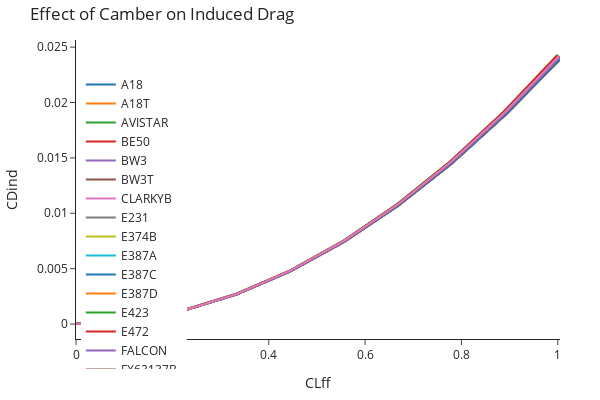

Notebook code for this chart:
### Code cell
odf = (
    pd.concat({k: r[0] for k, r in airfoil_results.items()})
    .reset_index()
    .rename(columns={"level_0": "airfoil"})
)

fig = go.Figure()
for airfoil, _df in odf.groupby("airfoil"):
    fig.add_trace(
        go.Scatter(
            x=_df.CLff,
            y=_df.CDind,
            mode="lines",
            name=airfoil,
        )
    )
fig.update_layout(
    template="simple_white",
    title="Effect of Camber on Induced Drag",
    xaxis_title="CLff",
    yaxis_title="CDind",
    margin=dict(l=40, r=40, t=40, b=40),
    width=600,
    height=400,
    legend=dict(yanchor="top", y=0.9, xanchor="left", x=0.01),
)
# loads = pd.concat({k: r[0] for k, r in results.items()} )
# sloads = pd.concat({k: r[1] for k, r in results.items()} )
